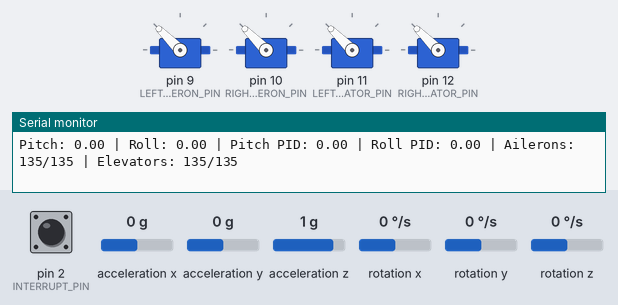
Bench run of a sketch on a simulated Arduino Uno, built with avr-gcc and run on an emulated ATmega328P. Shown: 4 × servo, the last lines printed to the serial monitor. The inputs (shaded band) are chosen by the test bench; at power-on: acceleration x 0 g, acceleration y 0 g, rotation y 0 °/s, rotation x 0 °/s, pin 2 (INTERRUPT_PIN) LOW, acceleration z 1 g, rotation z 0 °/s. The sensor or clock chip raises its interrupt line as the real part does.

Above: at 2.2 s.
2.3 s: acceleration x set to -1.4 g
At 3.4 s:
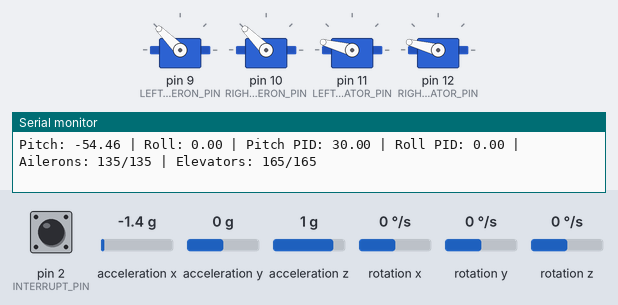
3.8 s: acceleration y set to -1.4 g
At 4.5 s:
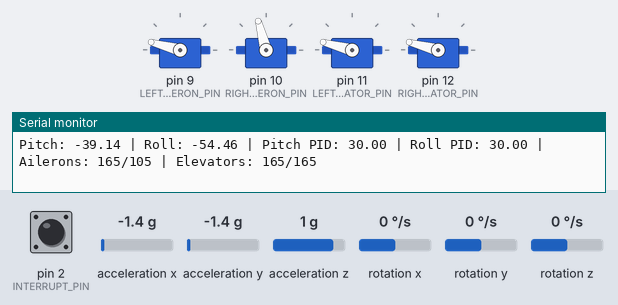
5.3 s: acceleration x set to 0 g
At 5.7 s:
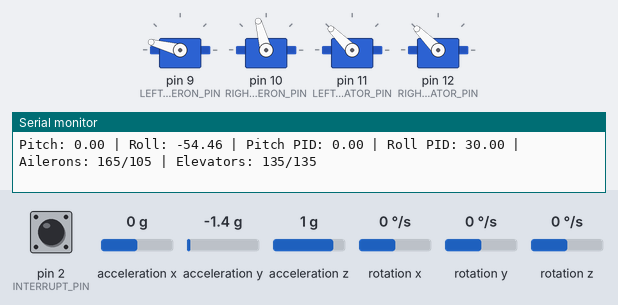
6.8 s: rotation y set to -192 °/s
At 8.0 s:
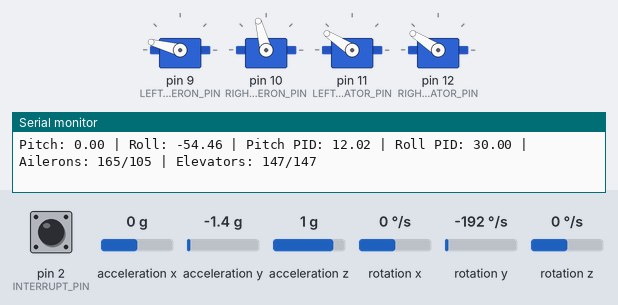
8.3 s: acceleration y set to 0 g
At 8.9 s:
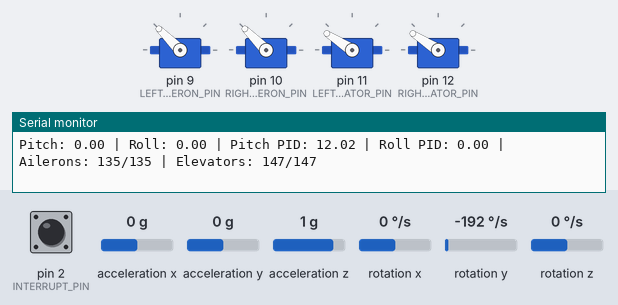
9.8 s: rotation x set to -192 °/s
At 10.2 s:
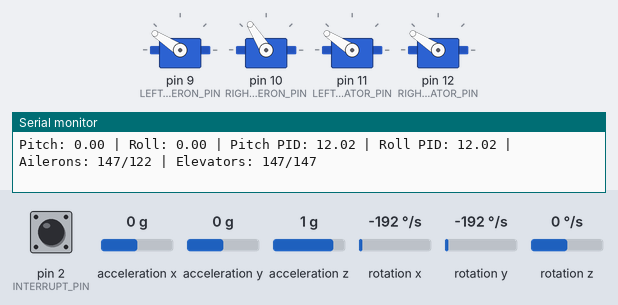
Timing chart, 0 to 12.3 s (numbered marks = the images above; inputs shaded):
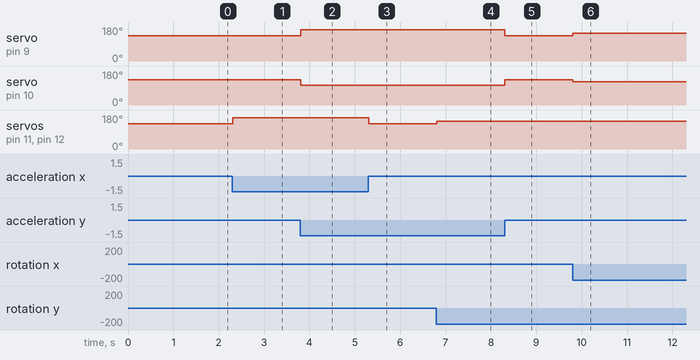

The sketch:

PID_Glider.ino
```cpp
/*
 * Glider attitude controller
 *
 * MPU6050 DMP is used to measure pitch and roll.
 * Two PID controllers command:
 *
 *   Roll  -> left and right ailerons
 *   Pitch -> left and right elevators
 *
 * The derivative term uses the gyroscope measurement rather
 * than differentiating the angle, which gives a cleaner signal.
 */

#include "I2Cdev.h"
#include "MPU6050_6Axis_MotionApps20.h"
#include <Servo.h>

MPU6050 mpu;

const int INTERRUPT_PIN = 2;

volatile bool mpuInterrupt = false;
bool dmpReady = false;

uint8_t devStatus;
uint16_t packetSize;
uint8_t fifoBuffer[64];

Quaternion q;
VectorInt16 gyro;
VectorFloat gravity;
float ypr[3];

Servo leftAileron;
Servo rightAileron;

Servo leftElevator;
Servo rightElevator;

const int LEFT_AILERON_PIN = 9;
const int RIGHT_AILERON_PIN = 10;

const int LEFT_ELEVATOR_PIN = 11;
const int RIGHT_ELEVATOR_PIN = 12;

const int AILERON_NEUTRAL = 135;
const int ELEVATOR_NEUTRAL = 135;

const int AILERON_MIN = 105;
const int AILERON_MAX = 165;

const int ELEVATOR_MIN = 105;
const int ELEVATOR_MAX = 165;

const float ROLL_TARGET = 0.0;
const float PITCH_TARGET = 0.0;

float rollKp = 2.0;
float rollKi = 0.0;
float rollKd = 0.5;

float pitchKp = 2.0;
float pitchKi = 0.0;
float pitchKd = 0.5;

const float ROLL_INTEGRAL_LIMIT = 20.0;
const float PITCH_INTEGRAL_LIMIT = 20.0;

float rollIntegral = 0.0;
float pitchIntegral = 0.0;

unsigned long previousTime;

void dmpDataReady()
{
    mpuInterrupt = true;
}

void setup()
{
    Serial.begin(115200);

    leftAileron.attach(LEFT_AILERON_PIN);
    rightAileron.attach(RIGHT_AILERON_PIN);

    leftElevator.attach(LEFT_ELEVATOR_PIN);
    rightElevator.attach(RIGHT_ELEVATOR_PIN);

    setServos(
        AILERON_NEUTRAL,
        AILERON_NEUTRAL,
        ELEVATOR_NEUTRAL,
        ELEVATOR_NEUTRAL
    );

    delay(500);

    Wire.begin();
    Wire.setClock(400000);

    Serial.println("Initialising MPU6050...");

    mpu.initialize();
    pinMode(INTERRUPT_PIN, INPUT);

    if (!mpu.testConnection())
    {
        Serial.println("MPU6050 connection failed.");

        while (true)
        {
        }
    }

    Serial.println("MPU6050 connected.");

    devStatus = mpu.dmpInitialize();

    mpu.setXGyroOffset(0);
    mpu.setYGyroOffset(0);
    mpu.setZGyroOffset(0);

    mpu.setXAccelOffset(0);
    mpu.setYAccelOffset(0);
    mpu.setZAccelOffset(0);

    if (devStatus != 0)
    {
        Serial.print("DMP initialisation failed: ");
        Serial.println(devStatus);

        while (true)
        {
        }
    }

    Serial.println("Calibrating accelerometer...");
    mpu.CalibrateAccel(6);

    Serial.println("Calibrating gyroscope...");
    mpu.CalibrateGyro(6);

    Serial.println("Calibration complete.");

    mpu.setDMPEnabled(true);

    attachInterrupt(
        digitalPinToInterrupt(INTERRUPT_PIN),
        dmpDataReady,
        RISING
    );

    mpu.getIntStatus();

    packetSize = mpu.dmpGetFIFOPacketSize();

    dmpReady = true;

    previousTime = micros();

    Serial.println("DMP ready.");
    Serial.println("Glider controller active.");
}

float calculatePID(
    float error,
    float gyroRate,
    float dt,
    float kp,
    float ki,
    float kd,
    float &integral
)
{
    integral += error * dt;

    // Prevent integral wind-up
    integral = constrain(integral, -20.0, 20.0);

    /*
     * The gyro measures the rate of change of the angle.
     * The negative sign makes it act as damping.
     */
    float derivative = -gyroRate;

    return (kp * error)
         + (ki * integral)
         + (kd * derivative);
}

void setServos(
    int leftAileronAngle,
    int rightAileronAngle,
    int leftElevatorAngle,
    int rightElevatorAngle
)
{
    leftAileron.write(
        constrain(
            leftAileronAngle,
            AILERON_MIN,
            AILERON_MAX
        )
    );

    rightAileron.write(
        constrain(
            rightAileronAngle,
            AILERON_MIN,
            AILERON_MAX
        )
    );

    leftElevator.write(
        constrain(
            leftElevatorAngle,
            ELEVATOR_MIN,
            ELEVATOR_MAX
        )
    );

    rightElevator.write(
        constrain(
            rightElevatorAngle,
            ELEVATOR_MIN,
            ELEVATOR_MAX
        )
    );
}

void loop()
{
    if (!dmpReady)
        return;

    if (!mpu.dmpGetCurrentFIFOPacket(fifoBuffer))
        return;

    mpu.dmpGetQuaternion(&q, fifoBuffer);
    mpu.dmpGetGravity(&gravity, &q);
    mpu.dmpGetYawPitchRoll(ypr, &q, &gravity);

    float pitch = ypr[1] * 180.0 / M_PI;
    float roll = ypr[2] * 180.0 / M_PI;

    /*
     * MPU6050 default gyro sensitivity is 131 LSB/(deg/s)
     * for the ±250 deg/s range.
     */
    mpu.dmpGetGyro(&gyro, fifoBuffer);

    float rollRate = gyro.x / 131.0;
    float pitchRate = gyro.y / 131.0;

    unsigned long currentTime = micros();

    float dt =
        (currentTime - previousTime) / 1000000.0;

    previousTime = currentTime;

    if (dt <= 0.0 || dt > 0.1)
    {
        rollIntegral = 0.0;
        pitchIntegral = 0.0;

        setServos(
            AILERON_NEUTRAL,
            AILERON_NEUTRAL,
            ELEVATOR_NEUTRAL,
            ELEVATOR_NEUTRAL
        );

        return;
    }

    float rollError = ROLL_TARGET - roll;
    float pitchError = PITCH_TARGET - pitch;

    float rollOutput = calculatePID(
        rollError,
        rollRate,
        dt,
        rollKp,
        rollKi,
        rollKd,
        rollIntegral
    );

    float pitchOutput = calculatePID(
        pitchError,
        pitchRate,
        dt,
        pitchKp,
        pitchKi,
        pitchKd,
        pitchIntegral
    );

    rollOutput = constrain(
        rollOutput,
        -30.0,
        30.0
    );

    pitchOutput = constrain(
        pitchOutput,
        -30.0,
        30.0
    );

    /*
     * Ailerons move in opposite directions.
     */
    int leftAileronAngle =
        AILERON_NEUTRAL + rollOutput;

    int rightAileronAngle =
        AILERON_NEUTRAL - rollOutput;

    /*
     * Both elevator surfaces move together.
     */
    int leftElevatorAngle =
        ELEVATOR_NEUTRAL + pitchOutput;

    int rightElevatorAngle =
        ELEVATOR_NEUTRAL + pitchOutput;

    setServos(
        leftAileronAngle,
        rightAileronAngle,
        leftElevatorAngle,
        rightElevatorAngle
    );

    Serial.print("Pitch: ");
    Serial.print(pitch, 2);

    Serial.print(" | Roll: ");
    Serial.print(roll, 2);

    Serial.print(" | Pitch PID: ");
    Serial.print(pitchOutput, 2);

    Serial.print(" | Roll PID: ");
    Serial.print(rollOutput, 2);

    Serial.print(" | Ailerons: ");
    Serial.print(leftAileronAngle);
    Serial.print("/");
    Serial.print(rightAileronAngle);

    Serial.print(" | Elevators: ");
    Serial.print(leftElevatorAngle);
    Serial.print("/");
    Serial.println(rightElevatorAngle);
}
```

Measured:
- after the input at 2.3 s, servo on pin 11 (LEFT_ELEVATOR_PIN), servo on pin 12 (RIGHT_ELEVATOR_PIN): 135° → 165° at once
- after the input at 3.8 s, servo on pin 9 (LEFT_AILERON_PIN): 135° → 165° at once; servo on pin 10 (RIGHT_AILERON_PIN): 135° → 105° at once
- after the input at 5.3 s, servo on pin 11 (LEFT_ELEVATOR_PIN), servo on pin 12 (RIGHT_ELEVATOR_PIN): 165° → 135° at once
- after the input at 6.8 s, servo on pin 11 (LEFT_ELEVATOR_PIN), servo on pin 12 (RIGHT_ELEVATOR_PIN): 135° → 147° at once
- after the input at 8.3 s, servo on pin 9 (LEFT_AILERON_PIN): 165° → 135° at once; servo on pin 10 (RIGHT_AILERON_PIN): 105° → 135° at once
- after the input at 9.8 s, servo on pin 9 (LEFT_AILERON_PIN): 135° → 147° at once; servo on pin 10 (RIGHT_AILERON_PIN): 135° → 122° at once
